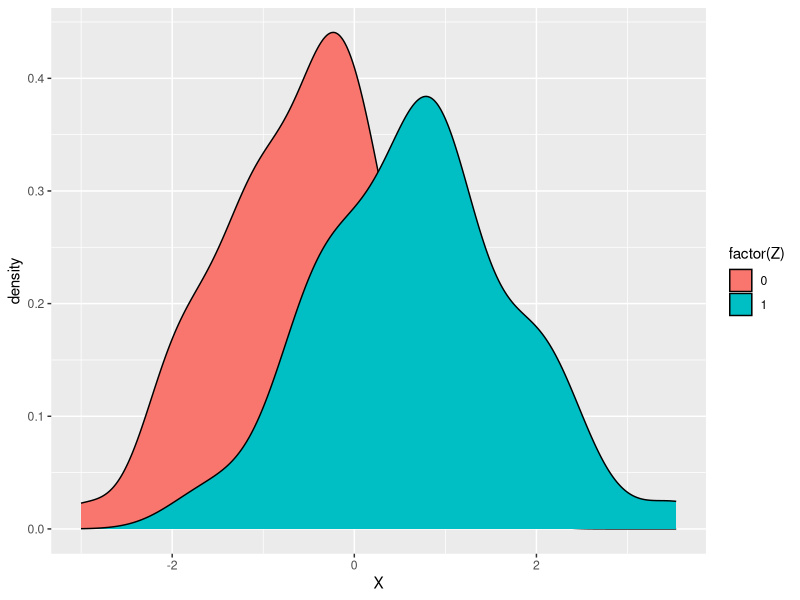
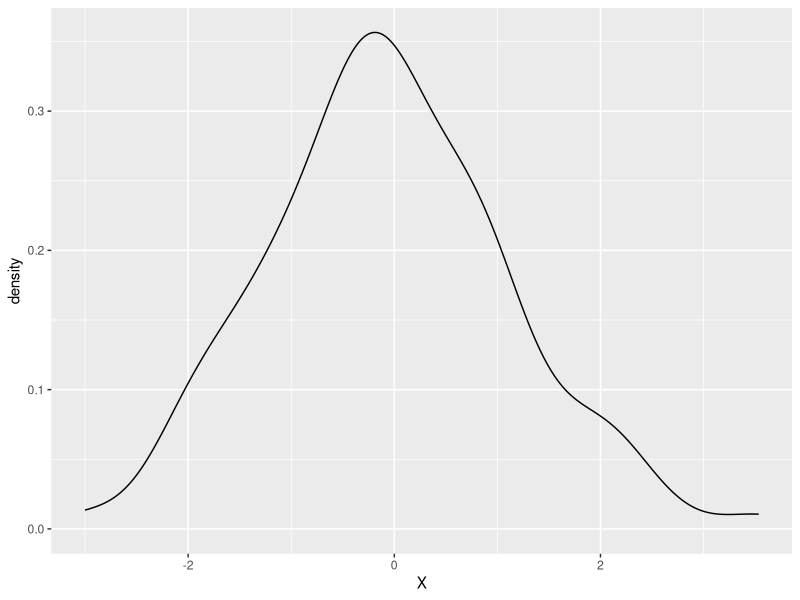

Write the R code that produced these figures, in order.
################################################################################
#################_____________________________________________##################
#################                                             ##################
#################  Lista de Fixação 6: Escore de Fisher e EM  ##################
#################_____________________________________________##################
#################                                             ##################
################################################################################

# Semestre: 2/2021
# Monitor: Rodrigo Ferrari Lucas Lassance
# Lista: https://www.overleaf.com/project/617c46fb34d1661acc0f77c3


###############################################################################
#######################   Questao 1 - Escore de Fisher  #######################
###############################################################################

##(a)
set.seed(42)
n <- 30
theta <- 0.5

X <- rexp(n, 1)
Y <- rpois(n, theta*X)

##(b)
## Escore: -SOMA(X) + SOMA(Y)/theta => EMV de theta = SOMA(Y)/SOMA(X)
## Matriz Informação de Fisher esperada: SOMA(X)/theta

##(c)
escore_fisher <- function(Y, X, iter, eps = 0.1, theta0){
  theta <- theta0
  n <- length(Y)
  S.X <- sum(X)
  S.Y <- sum(Y)
  
  for(i in 1:iter){
    theta <- theta + eps*(-S.X + S.Y/theta)/(S.X/theta)
  }
  return(theta)
}

sum(Y)/sum(X)
escore_fisher(Y, X, iter = 1000, theta0 = 1)

###############################################################################
#########################    Questao 2 - Lloyd e EM   #########################
###############################################################################
library(ggplot2)

##(a)
set.seed(24)
n <- 100
theta <- c(-.5, .75)
Z <- rbinom(n, 1, .5)
X <- rnorm(n, theta[Z+1])

ggplot(data = data.frame(X,Z), aes(x = X, fill = factor(Z))) + geom_density()
ggplot(data = data.frame(X,Z), aes(x = X)) + geom_density()

##(b)
lloyd <- function(X, theta0, iter){
  theta <- theta0
  for(i in 1:iter){
    Z <- abs(theta[2] - X) < abs(theta[1] - X)
    theta[1] <- sum((1-Z)*X)/sum(1-Z)
    theta[2] <- sum(Z*X)/sum(Z)
  }
  return(theta)
}
lloyd(X, theta0 = c(0, .1), iter = 10^4)

##(c)
#P(Zi = 1 | Xi, theta) = 1/((1-p)*exp(-( (Xi-theta[1])^2 - (Xi-theta[2])^2 )/(2*sigma^2))/p + 1)

##(d)
EM_norm <- function(X, theta0, p, sigma, iter){
  theta <- theta0
  
  for(i in 1:iter){
    p1 <- 1/((1-p)*exp(-( (X-theta[1])^2 - (X-theta[2])^2 )/(2*sigma^2))/p + 1)
    p0 <- 1-p1
    theta[1] <- sum(p0*X)/sum(p0)
    theta[2] <- sum(p1*X)/sum(p1)
  }
  return(theta)
}

EM_norm(X, theta0 = c(0, .1), p = .5, sigma = 1, iter = 100)



###############################################################################
########################    Questao 3 - Algoritmo EM   ########################
###############################################################################

##(a)
set.seed(420)

n <- 100
theta <- c(1, 3)

Z <- rbinom(n, 1, .5)
X <- rexp(n, theta[Z+1])

cbind(X,Z)

##(b)
#P(Z = 1 | X, theta) = 1 / ( (1-p)*theta[1]*exp(-(theta[1] - theta[2])*X)/(p*theta[2]) + 1 )
EM_exp <- function(X, theta0, p, iter){
  theta <- theta0
  for(i in 1:iter){
    p1 <- 1/( (1-p)*theta[1]*exp(-(theta[1] - theta[2])*X)/(p*theta[2]) + 1 )
    p0 <- 1-p1
    
    theta[1] <- sum(p0)/sum(p0*X)
    theta[2] <- sum(p1)/sum(p1*X)
  }
  return(theta)
}

EM_exp(X, theta0 = c(.1,.2), p = .5, iter = 100)
